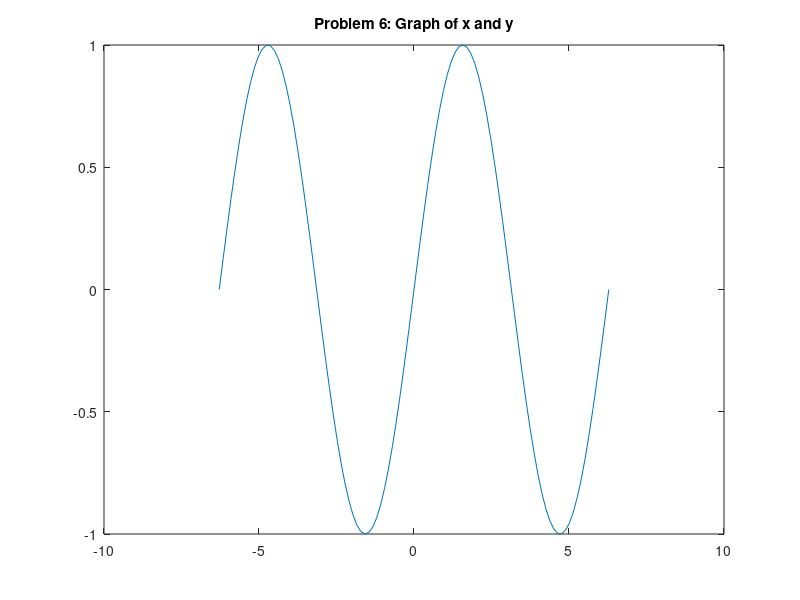

The MATLAB source for this figure: (Note: this script raises an error after producing the figure.)
%%%%%%%%%%%%%%%%%%%%%%%%%%%%%%%%%%%%%%%%%%%%%%%%%%%%%%%%%%%%%%%%%%%%%%%%%%
% Assignment 1: Matlab Scavenger Hunt and HelloWorld
%
% Submitted by: Patricia Butler
%
% Due: October 8, 2020
%
% Instructions: 

% There are two parts to this assignment. Part 1 deals with using the
% Matlab documentation to answer some questions or perform some tasks. Part
% 2 involves you writing your very first Matlab program!!

% Please write all of your responses in the following .mfile.
% If there are comments after the question (as in question 2) please 
% write your answer inside those comments. If there are not comments
% please write your answer with correct matlab syntax. 
%
%%%%%%%%%%%%%%%%%%%%%%%%%%%%%%%%%%%%%%%%%%%%%%%%%%%%%%%%%%%%%%%%%%%%%%%%%%

%%%%%%%%%%%%%%%%%%%%%%% Part 1  %%%%%%%%%%%%%%%%%%%%%%%%%%%%%%%%%%

% 1. Set the url of the matlab documentation to a variable called helpURL

helpURL = "https://www.mathworks.com/help/matlab/";

% 2. What does the command 'clear all' do?
%
% Answer: Clears the workspace of any defined variables and their saved values. 
%


% 3. What function would you use to take the average of the following
% numbers [1 7 21 32 67 32453]? Store your answer in a variable called
% averageAnswer.

numbers = [1 7 21 32 67 32453];
averageAnswer = mean(numbers);

% 4. What command would you type to see a list of all installed toolboxes?

ver

% 5. What command would return a list of all of the available functions in 
% the image processing toolbox? 

web https://www.mathworks.com/help/images/referencelist.html

% 6. On the line below figure, write a command to draw a graph of 
% x and y. 


x = linspace(-2*pi,2*pi);
y = sin(x);

figure
  plot(x,y)      %<- command goes here
  title("Problem 6: Graph of x and y"); % Title for graph
        

% 7. Find a function that performs a statistical test you've seen used
% in a journal article (there are many possible answers to this). 

%
% Answer: Paired t-test. The function used is ttest(). This function can
% also be used for a one-sample t-test. To designate it to be used for a
% paired-sample t-test, you need to input two data sets as seen below:
%
% ttest(x,y) % Tests null hypothesis that x and y have a mean of 0, are
% normally distributed, and the variance is unknown.
% 
% Example journal article where a paired-test was used: Lower Limb and Trunk Biomechanics After Fatigue in Competitive Female Irish Dancers
% https://www.ncbi.nlm.nih.gov/pmc/articles/PMC5517119/?tool=pmcentrez&report=abstract
%

% 8. What are the 2 major types of loops that MATLAB supports? What is the
% difference between them?

%
% Answer: The 2 major types of loops that MATLAB supports are "for" and
% "while" loops. The major difference between the two is that the "for"
% loops will run for a defined number of times while the "while" loop
% will continue to run for as long as the specified condition remains true.
% 
% "For" loop Matlab page:   https://www.mathworks.com/help/matlab/ref/for.html
% "While" loop Matlab page: https://www.mathworks.com/help/matlab/ref/while.html
% 


% 9. What does NaN stand for? Give an example of when you would get NaN as
% an answer. 

%
% Answer: Nan stands for "Not a Number". One example of where you would get Nan as an answer is if you tried to solve for 0/0. 
% 


% 10. The following code snippet executes but contains an error (we don't
% get a useful answer). See if you can use the documentation to fix the 
% error to get the sum of the numbers in A. Do not change or remove 
% any of the values in A.

A = [1 2 3 2 1 NaN 1 2 3 NaN];
S = nansum(A);      % Calculating the sum while ignoring NaNs


% 11. I used to love playing the game minesweeper. Is there a way that I
% could play a similar game on Matlab? Write the command that would launch
% the game if so. 


xpbombs  % Command for playing minesweeper


% 12. Create a variable myage and store your age on the day the hurricane is 
% supposed to impact our area in it. Subtract two from the value of the
% variable. Add one to the value of the variable. 

myage = 23;
myage = myage - 2;
myage = myage + 1;

% 13. Use the built-in function namelengthmax to find out the maximum number of
% characters that you can have in an identifier name under your version of
% MATLAB. Store the value in a variable called myMaxNameLength

myMaxNameLength = namelengthmax;

% 14. Create two variables to store a weight in pounds and ounces. Use who and whos
% to see the variables. Clear one of them and then use who and whos again.

weightPounds = 3; 
weightOunces = 3;

who         % Displays variables used in this script
whos        % Displays the names, sizes, bytes, class, and attributes of each variable used in this script

clear weightPounds

who         % Displays variables used in this script
whos        % Displays the names, sizes, bytes, class, and attributes of each variable used in this script

% 15. Store a number with a decimal place in a double variable (the default). Convert the
% variable to the type int32 and store the result in a new variable (hint: this is known
% as casting in computer programming).

doubleVariable = 100.1;                 % Number as a Double Variable
int32Variable = int32(doubleVariable);  % Number as int32

% 16. Create a variable called pounds to store a weight in pounds. Convert this to 
% kilograms and assign the result to a variable kilos.

pounds = 3;                  % Weight in pounds
kilos  = pounds * 0.453592;  % Weight in kilograms

% 18. Create a variable fTemp to store a temperature in degrees Fahrenheit (F). 
% Convert this to degrees Celsius (C) and store the result in a variable cTemp.

fTemp = 32;                  % Degrees in Fahrenheit
cTemp = (fTemp-32) * 5/9;    % Degrees in Celsius

% 19. Using the colon operator, create the following row vectors:
% 2 3 4 5 6 7 
% 1.1000 1.3000 1.5000 1.7000 
% 8 6 4 2
% Store your results with variable names vecA, vecB and vecC respectively.


vecA = [2:7];                    % Row vector going from 2 to 7 in increments of 1
vecB = [1.1000:0.2000:1.7000];   % Row vector going from 1.1000 to 1.7000 in increments of 0.2000
vecC = [8:-2:2];                 % Row vector going from 8 to 2 in increments of -2


% 20. Give the MATLAB expression that would create a vector 
% (in a variable called vec) of 50 elements that range, equally spaced, 
% from 0 to 2pi:

vec = linspace(0,2*pi,50);   % Creating a vector from 0 to 2pi spanning 50 elements

% 21. Using the colon operator and the transpose operator, 
% create a column vector that has the values -1 to 1 in steps of 0.5.

rowVector = [-1:0.5:1];        % Row vector from -1 to 1 in increments of 0.5
columnVector = rowVector.';    % Transposing row vector to become a column vector

% 22. Create a variable called rows that is a random integer in the inclusive range 
% from 1 to 5. Create a variable called cols that is a random integer in the 
% inclusive range from 1 to 5. Create a matrix called result of all zeros with the 
% dimensions given by the values of rows and cols. 

rows = randi(5,1);
cols = randi(5,1);
result = zeros(rows,cols);

% 23. Create a vector of five random integers, each in the inclusive range 
% from -10 to 10. Perform each of the following and store your results in 
% appropriately named variables. (you should have a seperate line of code for each):
% - subtract 3 from each element n
% - count how many are positive
% - get the absolute value of each element
% - find the maximum.


randomIntegerVector = [randi([-10,10],1), randi([-10,10],1), randi([-10,10],1), randi([-10,10],1), randi([-10,10],1)];
randomIntegerVectorMinus3 = randomIntegerVector - 3;
randomIntegerVectorMinus3Positive = length(find(randomIntegerVectorMinus3>0));
randomIntegerVectorMinus3AbsoluteValue = abs(randomIntegerVectorMinus3);
randomIntegerVectorMinus3Maximum = max(randomIntegerVectorMinus3AbsoluteValue);


% 24. Write some code that will calculate the area of a trapezoid. Create
% variables for base1, base2, and height and assign them values. Store the
% result of your calculation in a variable called trapArea. Comment your
% code so that another user can understand what your code does. 

%%% Solving for the area of a trapezoid %%%

%Defining Variables
base1 = 5;  % Defining value for the upper base of the trapezoid
base2 = 10; % Defining value for the lower base of the trapezoid
height = 7; % Defining value for the height of the trapezoid

% Calculating area of the trapezoid
trapArea = ((base1 + base2)/2) * height;

% 25. In biomechanics, a vector is a set of numbers that indicate 
% both magnitude and direction. Units such as velocity and force are vector 
% quantities. An example of a vector could be <2.34, 4.244, 5.323> meters/second. 
% This vector describes the velocity of an object at a certain point in 
% three-dimensional space, <x,y,z>. In solving problems related to vectors, 
% it is handy to know the unit vector of a certain measurement. 
% A unit vector is a vector that has a certain direction, but a magnitude of 1.
% The equation for a unit vector in three-dimensional space is:

% u = <x,y,z>/sqrt(x^2 + y^2 + z^2)

% Write some code that prompts the user for x, y, and z values, and then 
% calculates the unit vector and stores the value in a variable called
% unitVector. 

x = input('Problem 25: Please input a value for x to solve for the unit vector  ')   % Prompts user to define value of x
y = input('Problem 25: Please input a value for y to solve for the unit vector  ')   % Prompts user to define value of y
z = input('Problem 25: Please input a value for z to solve for the unit vector  ')   % Prompts user to define value of z

unitVector = ([x,y,z])/sqrt( (x^2) + (y^2) + (z^2) );  % Calculating and Saving the unitVector for the x,y,and z values

%%%%%%%%%%%%%%%%%%%%%%%%%%  Part 2: Hello World %%%%%%%%%%%%%%%%%%%%%%%%%%

% Write some code that will print the string 'Hello World' to the screen. 
% There are several ways that you could do this. For an extra challenge, 
% make your program able to take text input from the user and output 
% whatever they input. (For ease of running and executing your solution,
% you should comment all the lines of code from Part 1. Just make sure you
% remove the comments before you submit.) 

%%% Enter the code for your program below this line


 prompt = 'Please type in Hello World   ' % This prompts the user to input text
 userInput = input(prompt, 's');          % This takes what the user input and does not treat it as an expression
 userInput                                % This prints whatever the user input in response to the prompt


%%%%% When you have completed everything, type the following two commands
%%%%% (without comments) into your command window. 

%%% load handel
%%% sound(y, Fs)